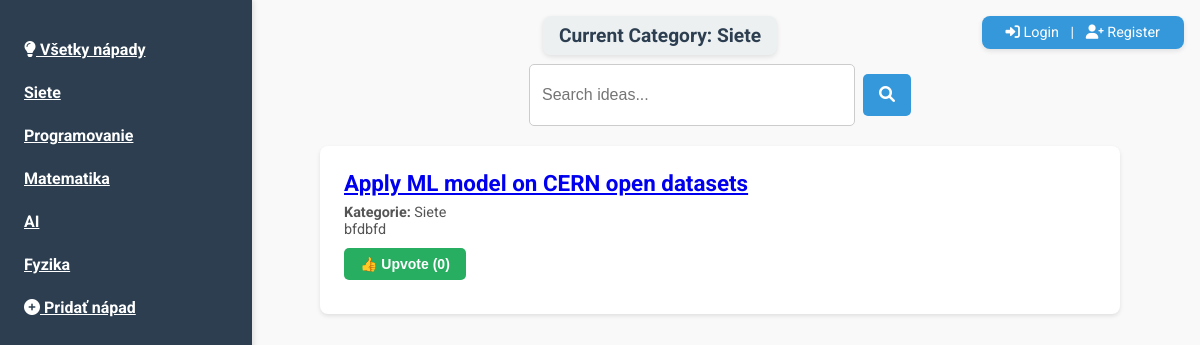
The page /?category=Siete on the database its author committed.
### app.py (models this page shows)
class Category(db.Model):
    id = db.Column(db.Integer, primary_key=True)
    name = db.Column(db.String(100), unique=True, nullable=False)

class Idea(db.Model):
    id = db.Column(db.Integer, primary_key=True)
    title = db.Column(db.String(200), nullable=False)
    description = db.Column(db.Text, nullable=False)
    user_id = db.Column(db.Integer, db.ForeignKey('user.id'), nullable=False)
    comments = db.relationship('Comment', backref='idea', lazy=True, cascade="all, delete")
    upvotes = db.Column(db.Integer, default=0)
    categories = db.Column(db.String(255), nullable=True)
    image = db.Column(db.String(255), nullable=True)  # Tu bude cesta k obrázku
    working_users = db.relationship('User', secondary=working_on, backref=db.backref('working_ideas', lazy='dynamic'))
    completed_by = db.Column(db.String(255), nullable=True)  # Uloží ID používateľov ako CSV
    completion_link = db.Column(db.String(255), nullable=True)  # Link na hotový projekt
    completed_ideas = db.relationship('CompletedIdea', back_populates='idea', lazy=True, cascade="all, delete")

### app.py (the view)
@app.route('/')
def home():
    categories = Category.query.all()
    selected_category = request.args.get('category')
    search_query = request.args.get('search', '')
    if selected_category:
        ideas = Idea.query.filter(Idea.categories.contains(selected_category)).all()
    else:
        ideas = Idea.query.all()
    if search_query:
        ideas = ideas.filter(Idea.title.contains(search_query) | Idea.description.contains(search_query))
    return render_template('index.html', ideas=ideas, categories=categories, selected_category=selected_category)

### templates/index.html (shortened to what this page needs)
<!DOCTYPE html>
<html lang="en">
<head>
    <link href="https://cdnjs.cloudflare.com/ajax/libs/font-awesome/6.0.0-beta3/css/all.min.css" rel="stylesheet">
    <link rel="stylesheet" href="/static/styles.css">
</head>
<body>
    <aside>
        <ul>
            <li><a href="/" {% if not selected_category %}class="active"{% endif %}><i class="fas fa-lightbulb"></i> Všetky nápady</a></li>
            {% for category in categories %}
            <li><a href="{{ url_for('home', category=category.name) }}">{{ category.name }}</a></li>
            {% endfor %}
            <li><a href="/add_idea"><i class="fas fa-plus-circle"></i> Pridať nápad</a></li>
        </ul>
    </aside>
    <header>
        {% if session.get('user_id') %}
        <a href="/logout"><i class="fas fa-sign-out-alt"></i> Logout</a>
        {% else %}
        <a href="/login"><i class="fas fa-sign-in-alt"></i> Login</a> |
        <a href="/register"><i class="fas fa-user-plus"></i> Register</a>
        {% endif %}
    </header>
    {% if selected_category %}
    <div class="current-category">
        Current Category: {{ selected_category }}
    </div>
    {% endif %}
    <main>
        <div class="searchbar">
            <form method="GET">
                <input type="text" name="search" placeholder="Search ideas..." value="{{ request.args.get('search', '') }}">
                <button type="submit"><i class="fas fa-search"></i></button>
            </form>
        </div>
        <ul>
            {% if ideas %}
            {% for idea in ideas %}
            <li>
                <h3><a href="{{ url_for('idea_detail', idea_id=idea.id) }}">{{ idea.title }}</a></h3>
                <p><strong>Kategorie:</strong> {{ idea.categories }}</p>
                <p>{{ idea.description }}</p>
                <form action="{{ url_for('upvote_idea', idea_id=idea.id) }}" method="POST" style="display: inline;">
                    <button type="submit" class="upvote-btn">👍 Upvote ({{ idea.upvotes }})</button>
                </form>
            </li>
            {% endfor %}
            {% else %}
            <p>No ideas found in this category.</p>
            {% endif %}
        </ul>
    </main>
</body>
</html>

### static/styles.css (style rules this page uses)
body { font-family: 'Roboto', sans-serif; margin: 0; padding: 0; display: flex; background-color: #f9f9f9; color: #333; }
aside { background-color: #2c3e50; color: white; width: 220px; padding: 1rem; position: fixed; top: 0; left: 0; height: 100vh; overflow-y: auto; box-shadow: 2px 0 5px rgba(0, 0, 0, 0.1); }
aside ul { list-style: none; padding: 0; }
aside ul li { margin-bottom: 0.5rem; }
aside ul li a { color: white; font-weight: bold; padding: 0.5rem; display: block; border-radius: 5px; transition: background-color 0.3s ease; }
header { position: fixed; top: 1rem; right: 1rem; background-color: #3498db; color: white; padding: 0.5rem 1rem; border-radius: 8px; box-shadow: 0 2px 5px rgba(0, 0, 0, 0.1); font-size: 0.9rem; z-index: 1000; }
header a { color: white; margin: 0 0.5rem; text-decoration: none; }
.current-category { position: fixed; top: 1rem; left: 55%; transform: translateX(-50%); background-color: #ecf0f1; color: #2c3e50; padding: 0.5rem 1rem; border-radius: 8px; font-size: 1.2rem; font-weight: bold; box-shadow: 0 2px 5px rgba(0, 0, 0, 0.1); z-index: 1000; }
main { margin-left: 240px; margin-top: 2rem; padding: 2rem; flex: 1; display: flex; flex-direction: column; align-items: center; }
main ul { width: 100%; max-width: 800px; display: flex; flex-direction: column; gap: 1.5rem; list-style: none; padding: 0; margin: 0; }
main ul li { background-color: white; border-radius: 8px; padding: 1.5rem; box-shadow: 0 2px 4px rgba(0, 0, 0, 0.1); transition: transform 0.2s ease, box-shadow 0.2s ease; }
main ul li h3 { font-size: 1.4rem; margin: 0 0 0.5rem; color: #333; }
main ul li p { margin: 0; font-size: 0.9rem; color: #555; }
.searchbar { margin-bottom: 20px; display: flex; justify-content: center; align-items: center; }
.searchbar form { display: flex; gap: 0.5rem; }
.searchbar input[type="text"] { width: 300px; padding: 0.75rem; font-size: 1rem; border: 1px solid #ccc; border-radius: 5px; outline: none; transition: border-color 0.3s ease; }
.searchbar button { padding: 0.75rem 1rem; font-size: 1rem; color: white; background-color: #3498db; border: none; border-radius: 5px; cursor: pointer; transition: background-color 0.3s ease; }
.searchbar button i { margin: 0; }
button { display: inline-block; padding: 10px 15px; margin: 10px 0; font-size: 14px; color: white; background-color: #007bff; border: none; border-radius: 5px; cursor: pointer; transition: background 0.3s; }
.upvote-btn { background-color: #27ae60; color: white; border: none; padding: 0.5rem 1rem; border-radius: 5px; cursor: pointer; font-weight: bold; transition: background 0.3s ease; }

### rows shown on the page
Category: name "Siete"
Category: name "Programovanie"
Category: name "Matematika"
Category: name "AI"
Category: name "Fyzika"
Idea: title "Apply ML model on CERN open datasets", categories "Siete", description "bfdbfd", upvotes "0"

### other values the page prints
{{ selected_category }} "Siete"
